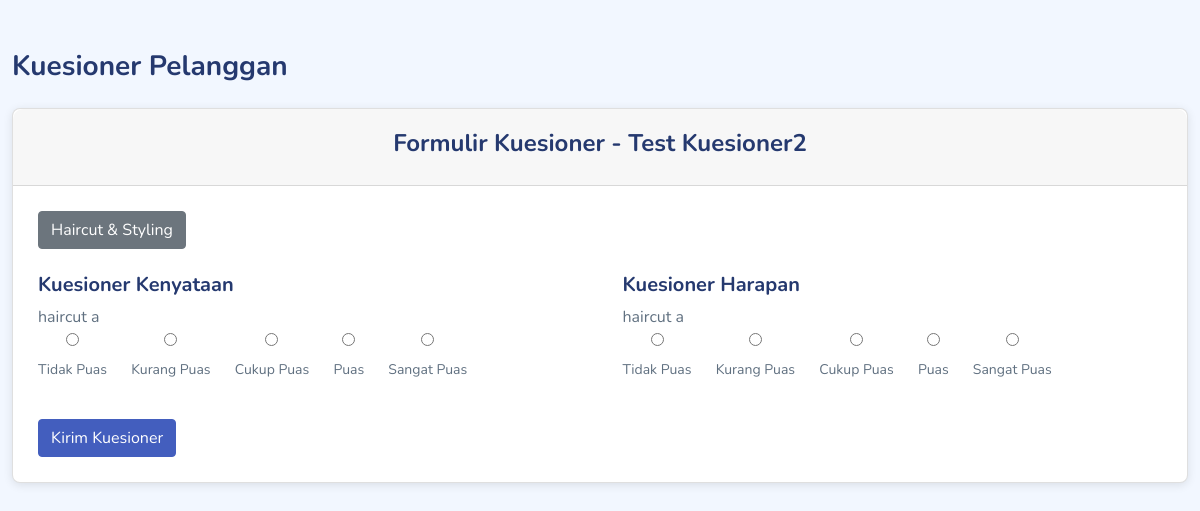
/kuesioner_pelanggan.php?kode_transaksi=TR012, run on an earlier commit of the app's database.
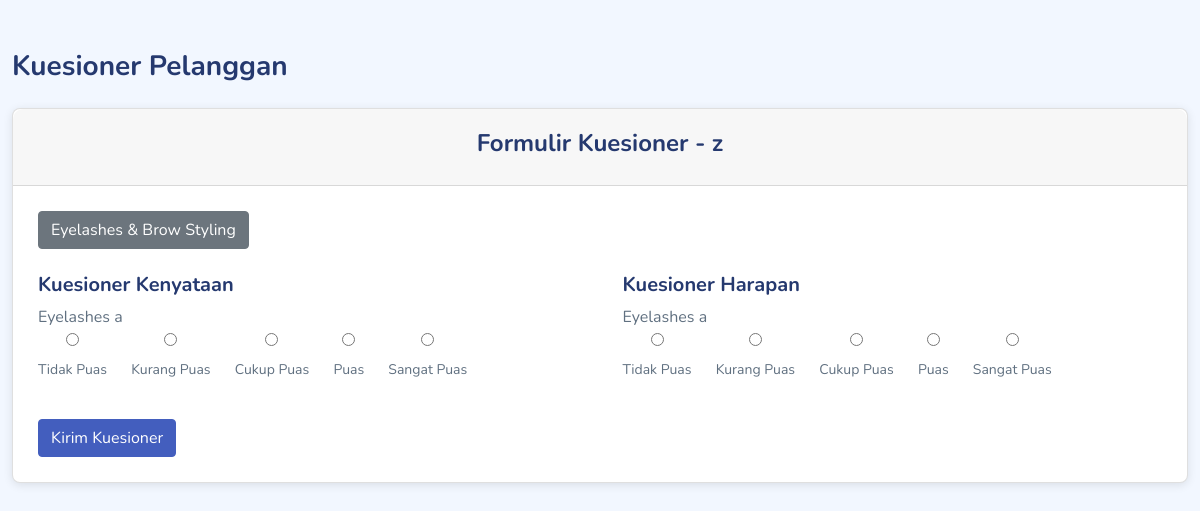
And on a later commit of the database.
### tables this page shows
CREATE TABLE `data_kuesioner` (
  `id_data_kuesioner` int(11) NOT NULL,
  `nama_kuesioner` varchar(255) NOT NULL,
  `dimensi_layanan` varchar(255) NOT NULL,
  `status` enum('publish','tidak publish','selesai') NOT NULL,
  `jenis_layanan` varchar(255) DEFAULT NULL
);

CREATE TABLE `transaksi` (
  `id_transaksi` int(11) NOT NULL,
  `id_pelanggan` int(11) NOT NULL,
  `tanggal_transaksi` date NOT NULL,
  `pembayaran` enum('lunas','belum lunas') NOT NULL,
  `jenis_layanan` varchar(255) NOT NULL,
  `kode_transaksi` varchar(12) NOT NULL
);

### kuesioner_pelanggan.php (the view, shortened to what the changed rows need)
<?php
require __DIR__ . '/include/conn.php';
if (isset($_GET['kode_transaksi'])) {
    $kode_transaksi = $_GET['kode_transaksi'];
    $query_transaksi = "
      SELECT t.kode_transaksi, t.pembayaran, p.nama, t.jenis_layanan, t.id_pelanggan
      FROM transaksi t
      JOIN pelanggan p ON t.id_pelanggan = p.id_pelanggan
      WHERE t.kode_transaksi = ?";
    $stmt = $db->prepare($query_transaksi);
    $stmt->bind_param("s", $kode_transaksi);
    $stmt->execute();
    $res = $stmt->get_result();
    $row = $res->fetch_assoc();
    if ($row['pembayaran'] !== 'lunas') {
        $error = "Transaction not paid yet. You cannot fill the questionnaire.";
    }
    else {
        $services = array_map('trim', explode(',', $row['jenis_layanan']));
        $selected_service = isset($_GET['service']) ? $_GET['service'] : $services[0];
        $query_nama_kuesioner = "
            SELECT nama_kuesioner, id_data_kuesioner
            FROM data_kuesioner
            WHERE FIND_IN_SET(?, jenis_layanan) > 0
            AND status = 'publish'
        ";
        $stmt_kuesioner = $db->prepare($query_nama_kuesioner);
        $stmt_kuesioner->bind_param("s", $selected_service);
        $stmt_kuesioner->execute();
        $result_kuesioner = $stmt_kuesioner->get_result();
        if ($result_kuesioner->num_rows > 0) {
            $kuesioner = $result_kuesioner->fetch_assoc();
            $nama_kuesioner = $kuesioner['nama_kuesioner'];
        } else {
            $error = "No matching kuesioner found.";
        }
        $itemsPerPage = 5;
        $page  = isset($_GET['page']) ? (int)$_GET['page'] : 1;
        $start = ($page - 1) * $itemsPerPage;
        $query_pernyataan_kenyataan = "
          SELECT p.pernyataan
          FROM data_pernyataan p
          JOIN data_kuesioner k ON FIND_IN_SET(p.jenis_layanan, k.jenis_layanan)
          WHERE p.status='aktif'
            AND k.status='publish'
            AND FIND_IN_SET(?, p.jenis_layanan)
          LIMIT ?, ?
        ";
        $query_pernyataan_harapan = "
          SELECT p.pernyataan
          FROM data_pernyataan p
          JOIN data_kuesioner k ON FIND_IN_SET(p.jenis_layanan, k.jenis_layanan)
          WHERE p.status='aktif'
            AND k.status='publish'
            AND FIND_IN_SET(?, p.jenis_layanan)
          LIMIT ?, ?
        ";
        if ($stmt_pernyataan_kenyataan = $db->prepare($query_pernyataan_kenyataan)) {
            $stmt_pernyataan_kenyataan->bind_param("sii", $selected_service, $start, $itemsPerPage);
            $stmt_pernyataan_kenyataan->execute();
            $result_pernyataan_kenyataan = $stmt_pernyataan_kenyataan->get_result();
            if ($result_pernyataan_kenyataan->num_rows) {
                $active_kuesioner_kenyataan = [];
                while ($r = $result_pernyataan_kenyataan->fetch_assoc()) {
                    $active_kuesioner_kenyataan[] = $r['pernyataan'];
                }
            } else {
                $error = "No active pernyataan found for 'Kenyataan'.";
            }
        }
        if ($stmt_pernyataan_harapan = $db->prepare($query_pernyataan_harapan)) {
            $stmt_pernyataan_harapan->bind_param("sii", $selected_service, $start, $itemsPerPage);
            $stmt_pernyataan_harapan->execute();
            $result_pernyataan_harapan = $stmt_pernyataan_harapan->get_result();
            if ($result_pernyataan_harapan->num_rows) {
                $active_kuesioner_harapan = [];
                while ($r = $result_pernyataan_harapan->fetch_assoc()) {
                    $active_kuesioner_harapan[] = $r['pernyataan'];
                }
            } else {
                $error = "No active pernyataan found for 'Harapan'.";
            }
        }
    }
} else {
    header("Location: index_pelanggan.php");
    exit();
}
?>
<!DOCTYPE html>
<html lang="en">
<head>
  <link rel="stylesheet" href="assets/css/bootstrap.css">
</head>
<body>
  <div class="container">
    <div class="card">
      <div class="card-header">
        <h4>Formulir Kuesioner - <?= htmlspecialchars($nama_kuesioner) ?></h4>
      </div>
      <div class="card-body">
        <div class="btn-group mb-4">
          <?php foreach ($services as $service): ?>
            <a href="?kode_transaksi=<?= urlencode($kode_transaksi) ?>&service=<?= urlencode($service) ?>" class="btn btn-secondary">
              <?= $service ?>
            </a>
          <?php endforeach; ?>
        </div>
        <?php if (isset($active_kuesioner_kenyataan) && count($active_kuesioner_kenyataan) > 0 && isset($active_kuesioner_harapan) && count($active_kuesioner_harapan) > 0): ?>
          <form method="POST">
            <div class="columns">
              <div class="column">
                <?php foreach ($active_kuesioner_kenyataan as $i => $stmtText): ?>
                  <div class="mb-4">
                    <label class="d-block font-weight-bold"><?= htmlspecialchars($stmtText) ?></label>
                    <?php foreach ([1=>'Tidak Puas',2=>'Kurang Puas',3=>'Cukup Puas',4=>'Puas',5=>'Sangat Puas'] as $val => $lab): ?>
                      <div class="radio-inline">
                        <input type="radio" name="jawab_kenyataan[<?= $i ?>]" value="<?= $val ?>" required>
                        <label><?= $lab ?></label>
                      </div>
                    <?php endforeach ?>
                  </div>
                <?php endforeach ?>
              </div>
              <div class="column">
                <?php foreach ($active_kuesioner_harapan as $i => $stmtText): ?>
                  <div class="mb-4">
                    <label class="d-block font-weight-bold"><?= htmlspecialchars($stmtText) ?></label>
                    <?php foreach ([1=>'Tidak Puas',2=>'Kurang Puas',3=>'Cukup Puas',4=>'Puas',5=>'Sangat Puas'] as $val => $lab): ?>
                      <div class="radio-inline">
                        <input type="radio" name="jawab_harapan[<?= $i ?>]" value="<?= $val ?>" required>
                        <label><?= $lab ?></label>
                      </div>
                    <?php endforeach ?>
                  </div>
                <?php endforeach ?>
              </div>
            </div>
          </form>
        <?php else: ?>
          <p>No active kuesioner found for this service.</p>
        <?php endif ?>
      </div>
    </div>
  </div>
</body>
</html>

What changed in the data, as far as the page shows it:
removed data_kuesioner: nama_kuesioner "Test Kuesioner2"
added data_kuesioner: nama_kuesioner "z"
changed transaksi: jenis_layanan "Haircut & Styling" → "Eyelashes & Brow Styling"
Also different on the page:
new list line: "Eyelashes a ☐ Tidak Puas ☐ Kurang Puas ☐ Cukup Puas ☐ Puas ☐ Sangat Puas"
list line gone: "haircut a ☐ Tidak Puas ☐ Kurang Puas ☐ Cukup Puas ☐ Puas ☐ Sangat Puas"
